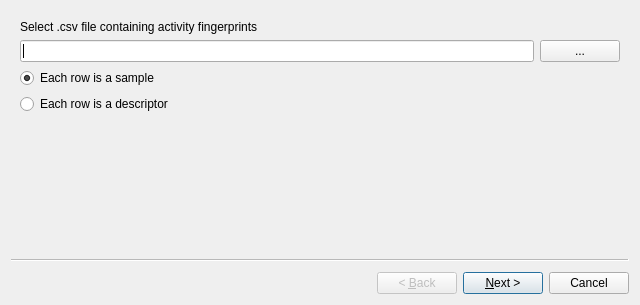
<?xml version="1.0" encoding="UTF-8"?>
<ui version="4.0">
 <class>Wizard</class>
 <widget class="QWizard" name="Wizard">
  <property name="geometry">
   <rect>
    <x>0</x>
    <y>0</y>
    <width>640</width>
    <height>305</height>
   </rect>
  </property>
  <property name="windowTitle">
   <string>Wizard</string>
  </property>
  <widget class="QWizardPage" name="wizardPage1">
   <attribute name="pageId">
    <string notr="true">1</string>
   </attribute>
   <layout class="QVBoxLayout" name="verticalLayout">
    <item>
     <widget class="QLabel" name="label_3">
      <property name="text">
       <string>Select .csv file containing activity fingerprints</string>
      </property>
     </widget>
    </item>
    <item>
     <layout class="QGridLayout" name="gridLayout">
      <property name="leftMargin">
       <number>0</number>
      </property>
      <property name="topMargin">
       <number>0</number>
      </property>
      <item row="0" column="0">
       <widget class="QLineEdit" name="lineEdit"/>
      </item>
      <item row="0" column="1">
       <widget class="QPushButton" name="pushButton">
        <property name="text">
         <string>...</string>
        </property>
       </widget>
      </item>
     </layout>
    </item>
    <item>
     <widget class="QRadioButton" name="radioRowSamples">
      <property name="text">
       <string>Each row is a sample</string>
      </property>
      <property name="checked">
       <bool>true</bool>
      </property>
     </widget>
    </item>
    <item>
     <widget class="QRadioButton" name="radioRowDescriptors">
      <property name="text">
       <string>Each row is a descriptor</string>
      </property>
     </widget>
    </item>
   </layout>
  </widget>
  <widget class="QWizardPage" name="wizardPage2">
   <attribute name="pageId">
    <string notr="true">2</string>
   </attribute>
   <layout class="QVBoxLayout" name="verticalLayout_4">
    <item>
     <layout class="QHBoxLayout" name="horizontalLayout">
      <property name="bottomMargin">
       <number>0</number>
      </property>
      <item>
       <layout class="QVBoxLayout" name="verticalLayout_2">
        <property name="leftMargin">
         <number>0</number>
        </property>
        <property name="bottomMargin">
         <number>0</number>
        </property>
        <item>
         <widget class="QLabel" name="label">
          <property name="text">
           <string>Samples:</string>
          </property>
         </widget>
        </item>
        <item>
         <widget class="QListWidget" name="listWidgetSamples"/>
        </item>
        <item>
         <layout class="QHBoxLayout" name="horizontalLayout_2">
          <property name="topMargin">
           <number>0</number>
          </property>
          <item>
           <widget class="QToolButton" name="toolButtonNoneSamples">
            <property name="text">
             <string>None</string>
            </property>
           </widget>
          </item>
          <item>
           <widget class="QToolButton" name="toolButtonAllSamples">
            <property name="text">
             <string>All</string>
            </property>
           </widget>
          </item>
          <item>
           <spacer name="horizontalSpacer">
            <property name="orientation">
             <enum>Qt::Horizontal</enum>
            </property>
            <property name="sizeHint" stdset="0">
             <size>
              <width>40</width>
              <height>20</height>
             </size>
            </property>
           </spacer>
          </item>
         </layout>
        </item>
       </layout>
      </item>
      <item>
       <layout class="QVBoxLayout" name="verticalLayout_3">
        <property name="leftMargin">
         <number>0</number>
        </property>
        <item>
         <widget class="QLabel" name="label_2">
          <property name="text">
           <string>Descriptors:</string>
          </property>
         </widget>
        </item>
        <item>
         <widget class="QListWidget" name="listWidgetDescriptors"/>
        </item>
        <item>
         <layout class="QHBoxLayout" name="horizontalLayout_5">
          <property name="topMargin">
           <number>0</number>
          </property>
          <item>
           <widget class="QToolButton" name="toolButtonNoneDescriptors">
            <property name="text">
             <string>None</string>
            </property>
           </widget>
          </item>
          <item>
           <widget class="QToolButton" name="toolButtonAllDescriptors">
            <property name="text">
             <string>All</string>
            </property>
           </widget>
          </item>
          <item>
           <spacer name="horizontalSpacer_3">
            <property name="orientation">
             <enum>Qt::Horizontal</enum>
            </property>
            <property name="sizeHint" stdset="0">
             <size>
              <width>40</width>
              <height>20</height>
             </size>
            </property>
           </spacer>
          </item>
         </layout>
        </item>
       </layout>
      </item>
     </layout>
    </item>
   </layout>
  </widget>
 </widget>
 <resources/>
 <connections>
  <connection>
   <sender>pushButton</sender>
   <signal>clicked()</signal>
   <receiver>Wizard</receiver>
   <slot>_user_triggered_browse_btn()</slot>
   <hints>
    <hint type="sourcelabel">
     <x>589</x>
     <y>48</y>
    </hint>
    <hint type="destinationlabel">
     <x>585</x>
     <y>-15</y>
    </hint>
   </hints>
  </connection>
  <connection>
   <sender>toolButtonNoneSamples</sender>
   <signal>clicked()</signal>
   <receiver>Wizard</receiver>
   <slot>_selectNone()</slot>
   <hints>
    <hint type="sourcelabel">
     <x>35</x>
     <y>224</y>
    </hint>
    <hint type="destinationlabel">
     <x>55</x>
     <y>-16</y>
    </hint>
   </hints>
  </connection>
  <connection>
   <sender>toolButtonAllSamples</sender>
   <signal>clicked()</signal>
   <receiver>Wizard</receiver>
   <slot>_selectAll()</slot>
   <hints>
    <hint type="sourcelabel">
     <x>94</x>
     <y>220</y>
    </hint>
    <hint type="destinationlabel">
     <x>121</x>
     <y>0</y>
    </hint>
   </hints>
  </connection>
  <connection>
   <sender>toolButtonNoneDescriptors</sender>
   <signal>clicked()</signal>
   <receiver>Wizard</receiver>
   <slot>_selectNone()</slot>
   <hints>
    <hint type="sourcelabel">
     <x>340</x>
     <y>218</y>
    </hint>
    <hint type="destinationlabel">
     <x>370</x>
     <y>-13</y>
    </hint>
   </hints>
  </connection>
  <connection>
   <sender>toolButtonAllDescriptors</sender>
   <signal>clicked()</signal>
   <receiver>Wizard</receiver>
   <slot>_selectAll()</slot>
   <hints>
    <hint type="sourcelabel">
     <x>393</x>
     <y>219</y>
    </hint>
    <hint type="destinationlabel">
     <x>427</x>
     <y>0</y>
    </hint>
   </hints>
  </connection>
 </connections>
 <slots>
  <slot>_user_triggered_browse_btn()</slot>
  <slot>_selectAll()</slot>
  <slot>_selectNone()</slot>
 </slots>
</ui>
